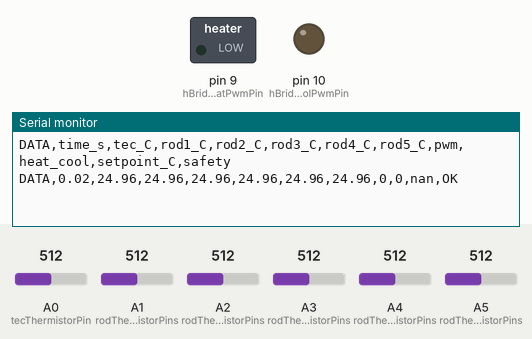
Bench run of a sketch on a simulated Arduino Uno, built with avr-gcc and run on an emulated ATmega328P. On the bench: switched loads named in the sketch (green lamp = pin HIGH), output pins drawn as LEDs (lit = HIGH), the last lines printed to the serial monitor. The inputs (shaded band) are chosen by the test bench; at power-on: A0 (tecThermistorPin) = 512, A4 (rodThermistorPins) = 512, A3 (rodThermistorPins) = 512, A1 (rodThermistorPins) = 512, A2 (rodThermistorPins) = 512, A5 (rodThermistorPins) = 512.

Above: at 1.2 s.
1.3 s: A0 (tecThermistorPin) set to 218
At 1.9 s:
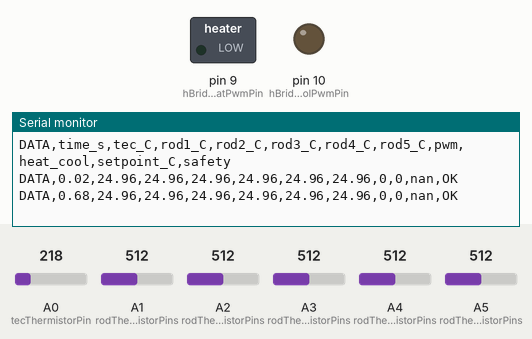
2.8 s: A0 (tecThermistorPin) set to 190
At 4.5 s:
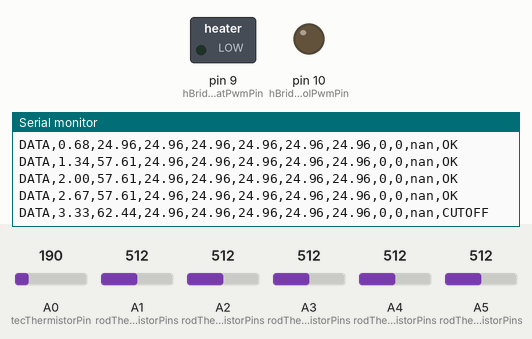
5.8 s: A4 (rodThermistorPins) set to 1000
At 6.5 s:
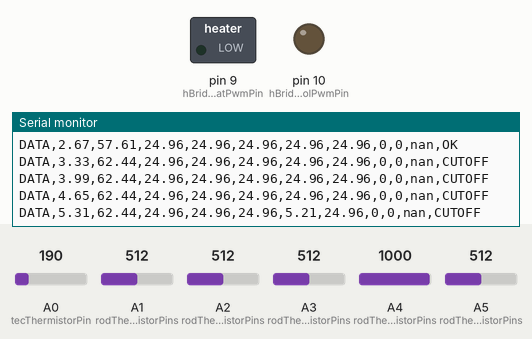
7.3 s: A4 (rodThermistorPins) set to 1014
At 8.5 s:
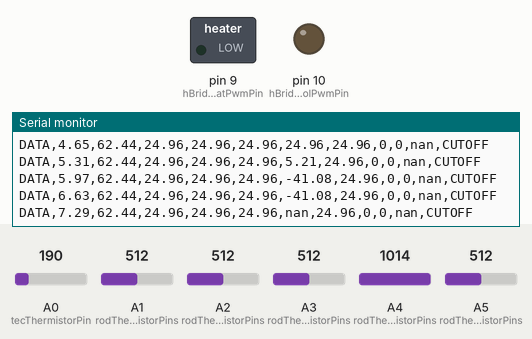
10.1 s: A3 (rodThermistorPins) set to 1002
At 11.1 s:
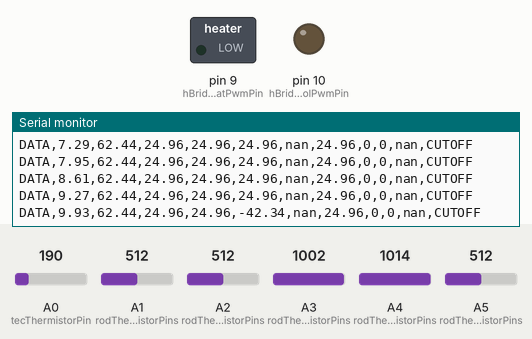
11.6 s: A3 (rodThermistorPins) set to 1014
At 13.1 s:
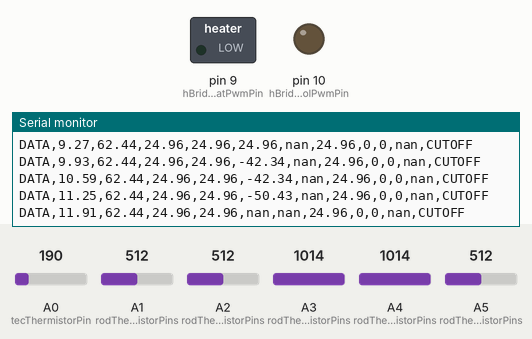
Timing chart, 0 to 14.6 s (numbered marks = the images above; inputs shaded):
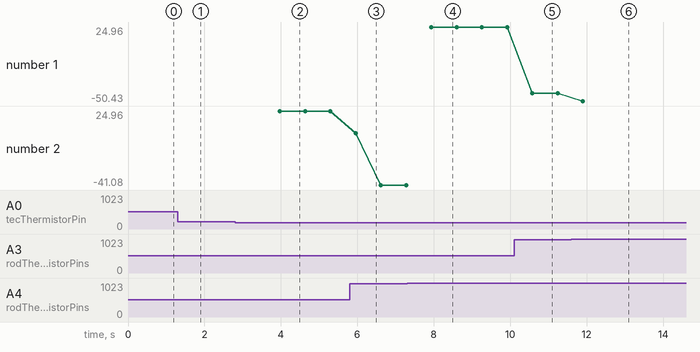

The sketch:

PWM_Serial_Control.ino
```cpp
#include <math.h>

// Six thermistors, all wired and converted the same way as the original
// single thermistor. A0 is the TEC-base thermistor: it is the ONLY channel
// used for the over-temperature cutoff and the sensor-fault check below, and
// it is the temperature the Python GUI's PI controller uses for feedback.
// A1-A5 are rod thermistors 1-5; they are measured and reported only.
const int tecThermistorPin = A0;
const int rodThermistorPins[] = {A1, A2, A3, A4, A5};
const int rodThermistorCount = 5;

// H-bridge pins, unchanged. This mapping was experimentally verified on the
// bench: driving pin 9 produces heating, driving pin 10 produces cooling.
// Only one of these two pins is ever driven at a time.
const int hBridgeHeatPwmPin = 9;
const int hBridgeCoolPwmPin = 10;

// There is no trim pot and no direction switch (pin 11) in this sketch.
// PWM and direction come entirely from serial commands sent by the Python
// GUI (which also runs the PI controller), in the form:
//   SET PWM 120 DIR HEAT
//   SET PWM 45 DIR COOL
// Start at PWM 0 so nothing turns on until the Python GUI sends its first
// command (the GUI does this automatically as soon as it connects).
int currentPwm = 0;
bool currentDirectionIsHeat = false;  // false = cooling, matches the other sketches' default

const float supplyVoltage = 5.0;
const float fixedResistance = 100000.0;
const float nominalResistance = 100000.0;
const float nominalTemperatureC = 25.0;
const float betaCoefficient = 3950.0;
const int samplesPerMeasurement = 1000;

// The divider's source impedance (~50 kOhm) is well above the ~10 kOhm the
// ADC's sample capacitor wants, so right after switching channels the first
// readings are pulled toward the previous channel's voltage. These readings
// are thrown away before averaging so the channels don't bleed into each other.
const int settlingReadsPerChannel = 5;

// Software over-temperature cutoff, independent of whatever the Python GUI
// commands: once the TEC-base thermistor reads above cutoffTripTemperatureC,
// the H-bridge is forced off regardless of currentPwm/currentDirectionIsHeat,
// and stays off until the temperature drops below cutoffResetTemperatureC.
// The gap between trip/reset (hysteresis) stops the cutoff from chattering
// on and off right at the trip point. Rod thermistors never affect this.
const float cutoffTripTemperatureC = 60.0;
const float cutoffResetTemperatureC = 55.0;
bool cutoffActive = false;

// Sensor-fault check on the TEC-base thermistor: an open or shorted divider
// pins the averaged ADC reading at (or very near) one of the rails, and the
// resulting "temperature" (around -273 C) would never trip the cutoff above.
// While the TEC reading is outside this window, the H-bridge is forced off
// and the TEC temperature is reported as nan. A rod channel outside the
// window is just reported as nan.
const float minValidAdc = 10.0;
const float maxValidAdc = 1013.0;
bool tecSensorFault = false;

// Every measurement record starts with this tag, and nothing else this
// sketch prints may start with it, so Python and the serial microSD logger
// can pick out records without being confused by diagnostic text. The header
// below is printed once at startup; every later DATA line is one measurement.
// setpoint_C is always nan: the setpoint lives in the Python GUI, which logs
// it in its own CSV. The column is kept so the record layout stays fixed.
const char recordHeader[] =
    "DATA,time_s,tec_C,rod1_C,rod2_C,rod3_C,rod4_C,rod5_C,pwm,heat_cool,setpoint_C,safety";

void setup() {
  Serial.begin(9600);
  pinMode(hBridgeHeatPwmPin, OUTPUT);
  pinMode(hBridgeCoolPwmPin, OUTPUT);
  analogWrite(hBridgeHeatPwmPin, 0);
  analogWrite(hBridgeCoolPwmPin, 0);

  Serial.println(recordHeader);
}

void loop() {
  // One acquisition cycle = one DATA record. Commands are checked between
  // every channel (about every 110 ms, the same rate as the old one-channel
  // loop), so a GUI command takes effect just as quickly as before even
  // though a full six-channel cycle now takes about 0.7 s.
  serviceCommands();

  float timeS = millis() / 1000.0;

  // TEC-base thermistor first: it drives the safety logic, and the H-bridge
  // is updated as soon as it is read.
  float tecAdc = averageADCSamples(tecThermistorPin);
  tecSensorFault = !adcIsValid(tecAdc);
  float tecTemperatureC = tecSensorFault ? NAN : adcToCelsius(tecAdc);
  if (!tecSensorFault) {
    updateCutoff(tecTemperatureC);
  }
  driveHBridge();

  float rodTemperaturesC[rodThermistorCount];
  for (int rod = 0; rod < rodThermistorCount; rod++) {
    serviceCommands();
    float rodAdc = averageADCSamples(rodThermistorPins[rod]);
    rodTemperaturesC[rod] = adcIsValid(rodAdc) ? adcToCelsius(rodAdc) : NAN;
  }

  serviceCommands();
  printDataRecord(timeS, tecTemperatureC, rodTemperaturesC);

  delay(10);
}

// Apply any commands that arrived, then drive the H-bridge with the result.
void serviceCommands() {
  readSerialCommands();
  driveHBridge();
}

// ---------------------------------------------------------------------
// Serial command parsing
// ---------------------------------------------------------------------
// Reads every complete line of text waiting from the Arduino IDE / Python
// GUI and updates currentPwm / currentDirectionIsHeat from each in turn, so
// the most recent command wins and no backlog builds up between cycles.
//
// Expected format (case-sensitive, exactly one space between tokens):
//   SET PWM <integer> DIR HEAT
//   SET PWM <integer> DIR COOL
//
// Safety behavior: this function is deliberately conservative. Any line
// that doesn't match the expected format - a typo, a partial line, a stray
// newline, noise on the serial port - is ignored completely and leaves
// currentPwm / currentDirectionIsHeat exactly as they were. We never guess
// at a malformed command, and we never let a bad line turn a pin on.
void readSerialCommands() {
  while (Serial.available() > 0) {
    String line = Serial.readStringUntil('\n');
    line.trim();  // drop the trailing '\r' (and any stray whitespace)
    if (line.length() == 0) {
      continue;
    }

    int requestedPwm = 0;
    char directionWord[8];  // big enough for "HEAT"/"COOL" plus the null terminator

    // sscanf fills in requestedPwm and directionWord only if the whole line
    // matches this exact pattern; it returns how many of the two it managed
    // to fill in, so we can tell a full match from a partial/garbled one.
    int fieldsMatched = sscanf(line.c_str(), "SET PWM %d DIR %7s", &requestedPwm, directionWord);
    if (fieldsMatched != 2) {
      continue;  // line didn't look like "SET PWM <n> DIR <word>" - ignore it
    }

    if (strcmp(directionWord, "HEAT") == 0) {
      currentDirectionIsHeat = true;
    } else if (strcmp(directionWord, "COOL") == 0) {
      currentDirectionIsHeat = false;
    } else {
      continue;
    }
    currentPwm = constrain(requestedPwm, 0, 255);
  }
}

// ---------------------------------------------------------------------
// Over-temperature cutoff
// ---------------------------------------------------------------------
// Latching, hysteretic trip: once tripped by crossing the trip temperature,
// stays tripped until the temperature falls below the (lower) reset
// temperature, so driveHBridge() can force the outputs off for the whole
// time the system is too hot, not just on the single sample that tripped it.
// Only ever called with the TEC-base temperature, and only when that sensor
// reads valid, so a fault holds the cutoff in whatever state it was in.
void updateCutoff(float temperatureC) {
  if (!cutoffActive && temperatureC > cutoffTripTemperatureC) {
    cutoffActive = true;
  } else if (cutoffActive && temperatureC < cutoffResetTemperatureC) {
    cutoffActive = false;
  }
}

bool outputForcedOff() {
  return cutoffActive || tecSensorFault;
}

// ---------------------------------------------------------------------
// H-bridge output
// ---------------------------------------------------------------------
// Only the active pin (chosen by currentDirectionIsHeat) ever receives a
// nonzero PWM value; the other pin is always explicitly held at 0. This is
// the same one-pin-at-a-time safety behavior as Switch_Control/
// Fixed_Direction, so heating and cooling can never be driven at once.
// Whatever PWM/direction was last commanded is applied directly (the PI
// feedback happens in the Python GUI), except that the over-temperature
// cutoff and the TEC sensor fault always win and force both pins off.
void driveHBridge() {
  int activePwmPin = currentDirectionIsHeat ? hBridgeHeatPwmPin : hBridgeCoolPwmPin;
  int inactivePwmPin = currentDirectionIsHeat ? hBridgeCoolPwmPin : hBridgeHeatPwmPin;
  int commandedPwm = outputForcedOff() ? 0 : currentPwm;

  analogWrite(inactivePwmPin, 0);
  analogWrite(activePwmPin, commandedPwm);
}

// ---------------------------------------------------------------------
// Thermistor measurement (identical conversion for all six channels)
// ---------------------------------------------------------------------
float averageADCSamples(int pin) {
  for (int read = 0; read < settlingReadsPerChannel; read++) {
    analogRead(pin);
  }

  unsigned long adcSum = 0;

  for (int sample = 0; sample < samplesPerMeasurement; sample++) {
    adcSum += analogRead(pin);
  }

  float averageAdc = adcSum / (float)samplesPerMeasurement;
  return averageAdc;
}

bool adcIsValid(float aveADC) {
  return aveADC >= minValidAdc && aveADC <= maxValidAdc;
}

float adcToCelsius(float aveADC) {
  float voltage = adcToVoltage(aveADC);
  // Thermistor is connected to +5 V; the fixed resistor is connected to GND.
  float thermistorResistance = voltageToResistance(voltage);
  return resistanceToCelsius(thermistorResistance);
}

float adcToVoltage(float aveADC) {
  float voltage = aveADC * (supplyVoltage / 1023.0);
  return voltage;
}

float voltageToResistance(float voltage) {
  float thermistorResistance = fixedResistance * voltage / (supplyVoltage - voltage);
  return thermistorResistance;
}

float resistanceToCelsius(float thermistorResistance) {
  float temperatureK = 1.0 / (1.0 / (nominalTemperatureC + 273.15)
                              + log(thermistorResistance / nominalResistance) / betaCoefficient);
  float temperatureC = temperatureK - 273.15;
  return temperatureC;
}

// ---------------------------------------------------------------------
// Measurement record
// ---------------------------------------------------------------------
// One line per acquisition cycle, fields in the order of recordHeader:
//   time_s      Arduino time at the start of the cycle (s)
//   tec_C       TEC-base temperature (nan while the sensor is faulted)
//   rodN_C      rod thermistor N temperature (nan if that channel is faulted)
//   pwm         PWM actually being driven right now (0 when forced off)
//   heat_cool   direction actually selected (1 = heating, 0 = cooling); it
//               mirrors currentDirectionIsHeat, the same value driveHBridge()
//               uses to pick the active pin, not merely the last command's wording
//   setpoint_C  always nan (the setpoint lives in the Python GUI)
//   safety      OK, CUTOFF (over-temperature), or SENSOR_FAULT (TEC sensor)
void printTemperatureField(float temperatureC) {
  Serial.print(',');
  if (isnan(temperatureC)) {
    Serial.print("nan");
  } else {
    Serial.print(temperatureC, 2);
  }
}

void printDataRecord(float timeS, float tecTemperatureC, const float rodTemperaturesC[]) {
  const char *safety = "OK";
  if (tecSensorFault) {
    safety = "SENSOR_FAULT";
  } else if (cutoffActive) {
    safety = "CUTOFF";
  }

  Serial.print("DATA,");
  Serial.print(timeS, 2);
  printTemperatureField(tecTemperatureC);
  for (int rod = 0; rod < rodThermistorCount; rod++) {
    printTemperatureField(rodTemperaturesC[rod]);
  }
  Serial.print(',');
  Serial.print(outputForcedOff() ? 0 : currentPwm);
  Serial.print(',');
  Serial.print(currentDirectionIsHeat ? 1 : 0);
  Serial.print(",nan,");
  Serial.println(safety);
}
```

Measured:
- the behaviour switches between 204 and 203 on A0 (tecThermistorPin) (found by bisection; images 1 and 2)
- the behaviour switches between 1013 and 1014 on A4 (rodThermistorPins) (found by bisection; images 3 and 4)
- the behaviour switches between 1013 and 1014 on A3 (rodThermistorPins) (found by bisection; images 5 and 6)
- after the input at 2.8 s, the serial monitor: prints a new line after 1.2 s (image 2)
- after the input at 5.8 s, the serial monitor: prints a new line after 0.16 s (image 3)
- after the input at 7.3 s, the serial monitor: prints a new line after 0.64 s (image 4)
- after the input at 10.1 s, the serial monitor: prints a new line after 0.48 s (image 5)
- after the input at 11.6 s, the serial monitor: prints a new line after 0.30 s (image 6)
